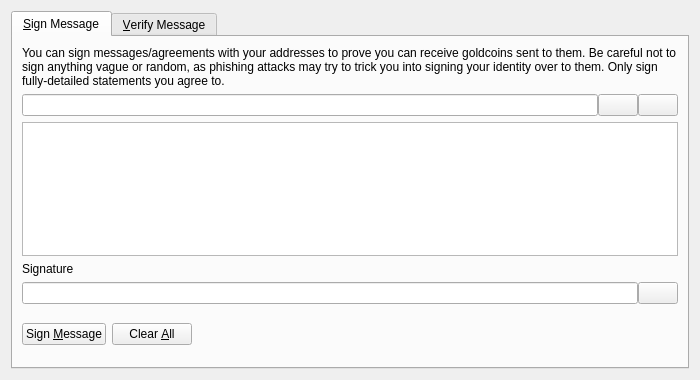
<?xml version="1.0" encoding="UTF-8"?>
<ui version="4.0">
 <class>SignVerifyMessageDialog</class>
 <widget class="QDialog" name="SignVerifyMessageDialog">
  <property name="geometry">
   <rect>
    <x>0</x>
    <y>0</y>
    <width>700</width>
    <height>380</height>
   </rect>
  </property>
  <property name="windowTitle">
   <string>Signatures - Sign / Verify a Message</string>
  </property>
  <property name="modal">
   <bool>true</bool>
  </property>
  <layout class="QVBoxLayout" name="verticalLayout">
   <item>
    <widget class="QTabWidget" name="tabWidget">
     <property name="currentIndex">
      <number>0</number>
     </property>
     <widget class="QWidget" name="tabSignMessage">
      <attribute name="title">
       <string>&amp;Sign Message</string>
      </attribute>
      <layout class="QVBoxLayout" name="verticalLayout_SM">
       <item>
        <widget class="QLabel" name="infoLabel_SM">
         <property name="text">
          <string>You can sign messages/agreements with your addresses to prove you can receive goldcoins sent to them. Be careful not to sign anything vague or random, as phishing attacks may try to trick you into signing your identity over to them. Only sign fully-detailed statements you agree to.</string>
         </property>
         <property name="textFormat">
          <enum>Qt::PlainText</enum>
         </property>
         <property name="wordWrap">
          <bool>true</bool>
         </property>
        </widget>
       </item>
       <item>
        <layout class="QHBoxLayout" name="horizontalLayout_1_SM">
         <property name="spacing">
          <number>0</number>
         </property>
         <item>
          <widget class="QValidatedLineEdit" name="addressIn_SM">
           <property name="toolTip">
            <string>The Goldcoin address to sign the message with</string>
           </property>
          </widget>
         </item>
         <item>
          <widget class="QPushButton" name="addressBookButton_SM">
           <property name="toolTip">
            <string>Choose previously used address</string>
           </property>
           <property name="text">
            <string/>
           </property>
           <property name="icon">
            <iconset resource="../bitcoin.qrc">
             <normaloff>:/icons/address-book</normaloff>:/icons/address-book</iconset>
           </property>
           <property name="shortcut">
            <string>Alt+A</string>
           </property>
           <property name="autoDefault">
            <bool>false</bool>
           </property>
          </widget>
         </item>
         <item>
          <widget class="QPushButton" name="pasteButton_SM">
           <property name="toolTip">
            <string>Paste address from clipboard</string>
           </property>
           <property name="text">
            <string/>
           </property>
           <property name="icon">
            <iconset resource="../bitcoin.qrc">
             <normaloff>:/icons/editpaste</normaloff>:/icons/editpaste</iconset>
           </property>
           <property name="shortcut">
            <string>Alt+P</string>
           </property>
           <property name="autoDefault">
            <bool>false</bool>
           </property>
          </widget>
         </item>
        </layout>
       </item>
       <item>
        <widget class="QPlainTextEdit" name="messageIn_SM">
         <property name="toolTip">
          <string>Enter the message you want to sign here</string>
         </property>
        </widget>
       </item>
       <item>
        <widget class="QLabel" name="signatureLabel_SM">
         <property name="text">
          <string>Signature</string>
         </property>
         <property name="textFormat">
          <enum>Qt::PlainText</enum>
         </property>
        </widget>
       </item>
       <item>
        <layout class="QHBoxLayout" name="horizontalLayout_2_SM">
         <property name="spacing">
          <number>0</number>
         </property>
         <item>
          <widget class="QLineEdit" name="signatureOut_SM">
           <property name="font">
            <font>
             <italic>true</italic>
            </font>
           </property>
           <property name="readOnly">
            <bool>true</bool>
           </property>
          </widget>
         </item>
         <item>
          <widget class="QPushButton" name="copySignatureButton_SM">
           <property name="toolTip">
            <string>Copy the current signature to the system clipboard</string>
           </property>
           <property name="text">
            <string/>
           </property>
           <property name="icon">
            <iconset resource="../bitcoin.qrc">
             <normaloff>:/icons/editcopy</normaloff>:/icons/editcopy</iconset>
           </property>
           <property name="autoDefault">
            <bool>false</bool>
           </property>
          </widget>
         </item>
        </layout>
       </item>
       <item>
        <layout class="QHBoxLayout" name="horizontalLayout_3_SM">
         <item>
          <widget class="QPushButton" name="signMessageButton_SM">
           <property name="toolTip">
            <string>Sign the message to prove you own this Goldcoin address</string>
           </property>
           <property name="text">
            <string>Sign &amp;Message</string>
           </property>
           <property name="icon">
            <iconset resource="../bitcoin.qrc">
             <normaloff>:/icons/edit</normaloff>:/icons/edit</iconset>
           </property>
           <property name="autoDefault">
            <bool>false</bool>
           </property>
          </widget>
         </item>
         <item>
          <widget class="QPushButton" name="clearButton_SM">
           <property name="toolTip">
            <string>Reset all sign message fields</string>
           </property>
           <property name="text">
            <string>Clear &amp;All</string>
           </property>
           <property name="icon">
            <iconset resource="../bitcoin.qrc">
             <normaloff>:/icons/remove</normaloff>:/icons/remove</iconset>
           </property>
           <property name="autoDefault">
            <bool>false</bool>
           </property>
          </widget>
         </item>
         <item>
          <spacer name="horizontalSpacer_1_SM">
           <property name="orientation">
            <enum>Qt::Horizontal</enum>
           </property>
           <property name="sizeHint" stdset="0">
            <size>
             <width>40</width>
             <height>48</height>
            </size>
           </property>
          </spacer>
         </item>
         <item>
          <widget class="QLabel" name="statusLabel_SM">
           <property name="font">
            <font>
             <weight>75</weight>
             <bold>true</bold>
            </font>
           </property>
           <property name="text">
            <string/>
           </property>
           <property name="wordWrap">
            <bool>true</bool>
           </property>
          </widget>
         </item>
         <item>
          <spacer name="horizontalSpacer_2_SM">
           <property name="orientation">
            <enum>Qt::Horizontal</enum>
           </property>
           <property name="sizeHint" stdset="0">
            <size>
             <width>40</width>
             <height>48</height>
            </size>
           </property>
          </spacer>
         </item>
        </layout>
       </item>
      </layout>
     </widget>
     <widget class="QWidget" name="tabVerifyMessage">
      <attribute name="title">
       <string>&amp;Verify Message</string>
      </attribute>
      <layout class="QVBoxLayout" name="verticalLayout_VM">
       <item>
        <widget class="QLabel" name="infoLabel_VM">
         <property name="text">
          <string>Enter the receiver's address, message (ensure you copy line breaks, spaces, tabs, etc. exactly) and signature below to verify the message. Be careful not to read more into the signature than what is in the signed message itself, to avoid being tricked by a man-in-the-middle attack. Note that this only proves the signing party receives with the address, it cannot prove sendership of any transaction!</string>
         </property>
         <property name="textFormat">
          <enum>Qt::PlainText</enum>
         </property>
         <property name="alignment">
          <set>Qt::AlignLeading|Qt::AlignLeft|Qt::AlignTop</set>
         </property>
         <property name="wordWrap">
          <bool>true</bool>
         </property>
        </widget>
       </item>
       <item>
        <layout class="QHBoxLayout" name="horizontalLayout_1_VM">
         <property name="spacing">
          <number>0</number>
         </property>
         <item>
          <widget class="QValidatedLineEdit" name="addressIn_VM">
           <property name="toolTip">
            <string>The Goldcoin address the message was signed with</string>
           </property>
          </widget>
         </item>
         <item>
          <widget class="QPushButton" name="addressBookButton_VM">
           <property name="toolTip">
            <string>Choose previously used address</string>
           </property>
           <property name="text">
            <string/>
           </property>
           <property name="icon">
            <iconset resource="../bitcoin.qrc">
             <normaloff>:/icons/address-book</normaloff>:/icons/address-book</iconset>
           </property>
           <property name="shortcut">
            <string>Alt+A</string>
           </property>
           <property name="autoDefault">
            <bool>false</bool>
           </property>
          </widget>
         </item>
        </layout>
       </item>
       <item>
        <widget class="QPlainTextEdit" name="messageIn_VM"/>
       </item>
       <item>
        <widget class="QValidatedLineEdit" name="signatureIn_VM"/>
       </item>
       <item>
        <layout class="QHBoxLayout" name="horizontalLayout_2_VM">
         <item>
          <widget class="QPushButton" name="verifyMessageButton_VM">
           <property name="toolTip">
            <string>Verify the message to ensure it was signed with the specified Goldcoin address</string>
           </property>
           <property name="text">
            <string>Verify &amp;Message</string>
           </property>
           <property name="icon">
            <iconset resource="../bitcoin.qrc">
             <normaloff>:/icons/transaction_0</normaloff>:/icons/transaction_0</iconset>
           </property>
           <property name="autoDefault">
            <bool>false</bool>
           </property>
          </widget>
         </item>
         <item>
          <widget class="QPushButton" name="clearButton_VM">
           <property name="toolTip">
            <string>Reset all verify message fields</string>
           </property>
           <property name="text">
            <string>Clear &amp;All</string>
           </property>
           <property name="icon">
            <iconset resource="../bitcoin.qrc">
             <normaloff>:/icons/remove</normaloff>:/icons/remove</iconset>
           </property>
           <property name="autoDefault">
            <bool>false</bool>
           </property>
          </widget>
         </item>
         <item>
          <spacer name="horizontalSpacer_1_VM">
           <property name="orientation">
            <enum>Qt::Horizontal</enum>
           </property>
           <property name="sizeHint" stdset="0">
            <size>
             <width>40</width>
             <height>48</height>
            </size>
           </property>
          </spacer>
         </item>
         <item>
          <widget class="QLabel" name="statusLabel_VM">
           <property name="font">
            <font>
             <weight>75</weight>
             <bold>true</bold>
            </font>
           </property>
           <property name="text">
            <string/>
           </property>
           <property name="wordWrap">
            <bool>true</bool>
           </property>
          </widget>
         </item>
         <item>
          <spacer name="horizontalSpacer_2_VM">
           <property name="orientation">
            <enum>Qt::Horizontal</enum>
           </property>
           <property name="sizeHint" stdset="0">
            <size>
             <width>40</width>
             <height>48</height>
            </size>
           </property>
          </spacer>
         </item>
        </layout>
       </item>
      </layout>
     </widget>
    </widget>
   </item>
  </layout>
 </widget>
 <customwidgets>
  <customwidget>
   <class>QValidatedLineEdit</class>
   <extends>QLineEdit</extends>
   <header>qvalidatedlineedit.h</header>
  </customwidget>
 </customwidgets>
 <resources>
  <include location="../bitcoin.qrc"/>
 </resources>
 <connections/>
</ui>
